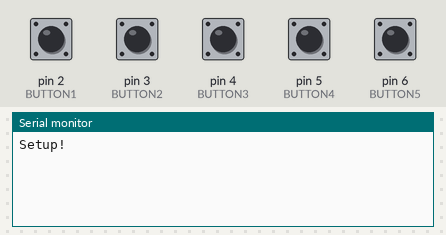
The sketch below on a simulated Arduino Uno, built with avr-gcc and run on an emulated ATmega328P. Shown: the last lines printed to the serial monitor. The test bench sets the inputs (shaded band); at power-on: pin 2 (BUTTON1), pin 3 (BUTTON2), pin 4 (BUTTON3), pin 5 (BUTTON4), pin 6 (BUTTON5) HIGH.

Above: at 1.2 s.
1.3 s: pin 2 (BUTTON1) pulled LOW for 0.15 s
At 2.5 s:
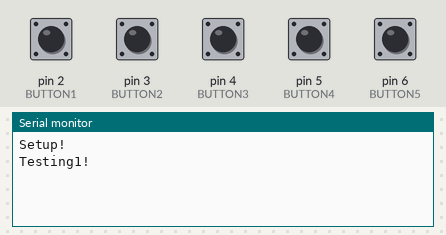
2.9 s: pin 3 (BUTTON2) pulled LOW for 1 s
At 4.0 s:
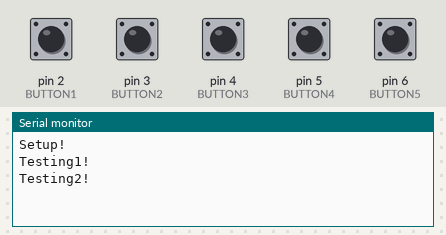
5.4 s: pin 4 (BUTTON3) pulled LOW for 0.15 s
At 6.6 s:
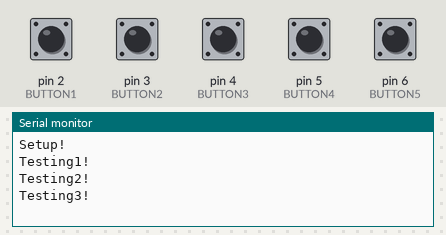
7.0 s: pin 5 (BUTTON4) pulled LOW for 1 s
At 8.3 s:
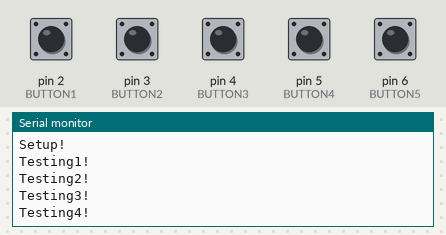
9.5 s: pin 6 (BUTTON5) pulled LOW for 0.15 s
At 9.9 s:
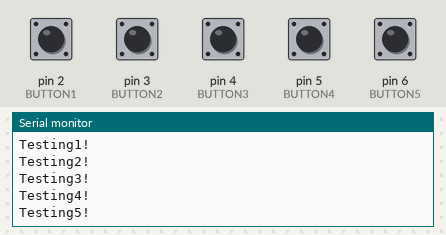
Timing chart, 0 to 12.1 s (numbered marks = the images above; inputs shaded):
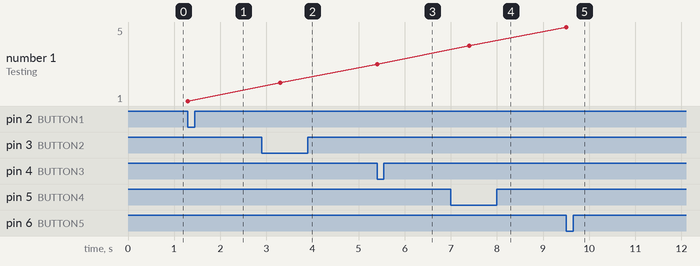

The sketch:

MaleeSoundboard.ino
```cpp
#define BUFFERSIZE 255
#define LEDPIN 13
#define BUTTON1 2
#define BUTTON2 3
#define BUTTON3 4
#define BUTTON4 5
#define BUTTON5 6
int buttonState1 = digitalRead(BUTTON1);
int buttonState2 = digitalRead(BUTTON1);
int buttonState3 = digitalRead(BUTTON1);
int buttonState4 = digitalRead(BUTTON1);
int buttonState5 = digitalRead(BUTTON1);

void setup() {
  // put your setup code here, to run once:
  Serial.begin(9600);
  pinMode(BUTTON1, INPUT_PULLUP);
  pinMode(BUTTON2, INPUT_PULLUP);
  pinMode(BUTTON3, INPUT_PULLUP);
  pinMode(BUTTON4, INPUT_PULLUP);
  pinMode(BUTTON5, INPUT_PULLUP);
  Serial.println("Setup!");
}

void loop() {
  buttonState1 = digitalRead(BUTTON1);
  buttonState2 = digitalRead(BUTTON2);
  buttonState3 = digitalRead(BUTTON3);
  buttonState4 = digitalRead(BUTTON4);
  buttonState5 = digitalRead(BUTTON5);

  if (buttonState1 == LOW) {
    Serial.write("Testing1!\n");
    delay(2000);
  }
  else if (buttonState2  == LOW) {
    Serial.write("Testing2!\n");
    delay(1000);
  }
  else if (buttonState3 == LOW) {
    Serial.write("Testing3!\n");
    delay(2000);
  }
  else if (buttonState4 == LOW) {
    Serial.write("Testing4!\n");
    delay(2000);
  }
  else if (buttonState5 == LOW) {
    Serial.write("Testing5!\n");
    delay(2000);
  }

}
```

Measured:
- after the input at 1.3 s, the serial monitor: prints a new line at once (image 1)
- after the input at 2.9 s, the serial monitor: prints a new line after 0.40 s (image 2)
- after the input at 5.4 s, the serial monitor: prints a new line at once (image 3)
- after the input at 7.0 s, the serial monitor: prints a new line after 0.40 s (image 4)
- after the input at 9.5 s, the serial monitor: prints a new line at once (image 5)
- plotted number 1: 1 → 2 after the input at 2.9 s, 2 → 3 after the input at 5.4 s, 3 → 4 after the input at 7.0 s, 4 → 5 after the input at 9.5 s
